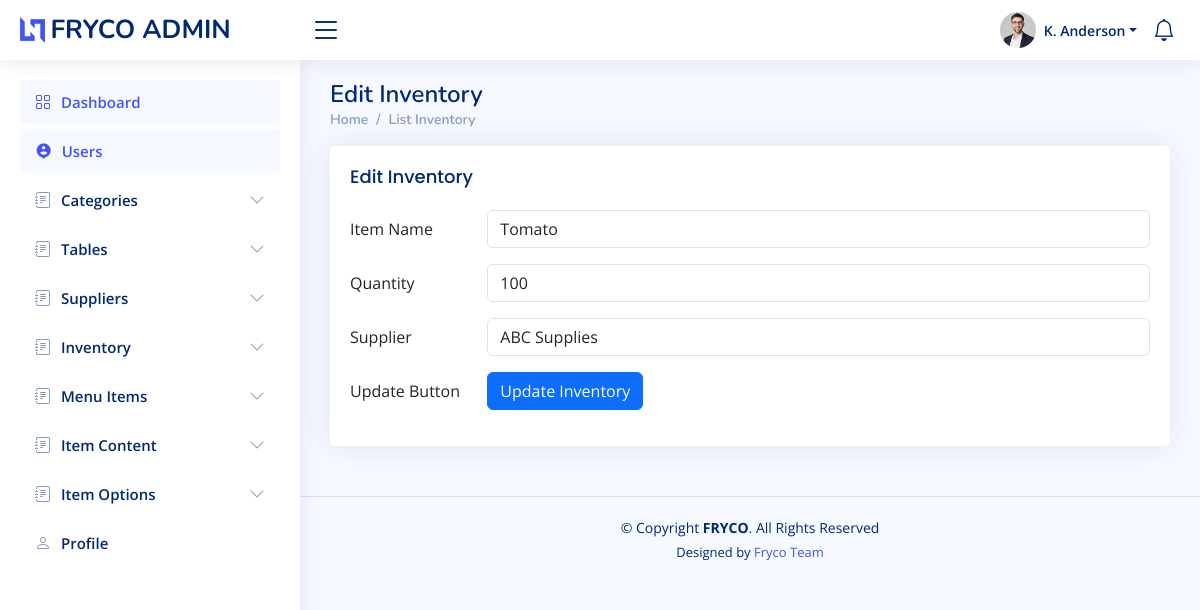
/views/staff/editinventory.php?edit=1, run on the app's committed database.
### tables this page shows
CREATE TABLE `inventory` (
    id INT PRIMARY KEY AUTO_INCREMENT,
    item_name VARCHAR(255) NOT NULL,
    quantity INT NOT NULL CHECK (quantity >= 0),
    supplier_id INT,
    last_updated TIMESTAMP DEFAULT CURRENT_TIMESTAMP ON UPDATE CURRENT_TIMESTAMP,
    FOREIGN KEY (supplier_id) REFERENCES suppliers(id) ON DELETE SET NULL
);

CREATE TABLE `suppliers` (
    id INT PRIMARY KEY AUTO_INCREMENT,
    supplier_name VARCHAR(255) NOT NULL,
    email VARCHAR(255) NOT NULL UNIQUE,
    phone VARCHAR(20) NOT NULL,
    created_at TIMESTAMP DEFAULT CURRENT_TIMESTAMP
);

### controllers/InventoryController.php (called while the page is built, shortened)
<?php
require_once '../../models/Inventory.php';
require_once '../../config/db.php';
class InventoryController {
    private $inventory;
    public function __construct() {
        $database = new Database();
        $this->db = $database->connect();
        $this->inventory = new Inventory($this->db);
    }
    public function selectOne($id) {
        return $this->inventory->selectOne($id);
    }
}
?>

### config/db.php (called while the page is built, shortened)
<?php
class Database {
    private $host = "localhost";
    private $db_name = "fryco";
    private $username = "mk";
    private $password = "221999@mk";
    public function connect() {
        $this->conn = null;
        try {
            $dsn = "mysql:host=" . $this->host . ";port=" . ";dbname=" . $this->db_name;
            $this->conn = new PDO($dsn, $this->username, $this->password);
            $this->conn->setAttribute(PDO::ATTR_ERRMODE, PDO::ERRMODE_EXCEPTION);
        } catch (PDOException $exception) {
            die("Database connection error: " . $exception->getMessage());
        }
        return $this->conn;
    }
}
?>

### models/Inventory.php (called while the page is built, shortened)
<?php
class Inventory {
    private $conn;
    public function __construct($db) {
        $this->conn = $db;
    }
    public function selectOne($id) {
        $selectQuery = "
            SELECT inventory.*, suppliers.supplier_name
            FROM inventory
            LEFT JOIN suppliers ON inventory.supplier_id = suppliers.id
            WHERE inventory.id = :id
        ";
        $stmt = $this->conn->prepare($selectQuery);
        $stmt->bindParam(':id', $id, PDO::PARAM_INT);
        $stmt->execute();
        return $stmt->fetch(PDO::FETCH_ASSOC);
    }
}
?>

### controllers/SupplierController.php (called while the page is built, shortened)
<?php
require_once '../../models/Supplier.php';
require_once '../../config/db.php';
class SupplierController {
    private $supplier;
    public function __construct() {
        $database = new Database();
        $this->db = $database->connect();
        $this->supplier = new Supplier($this->db);
    }
    public function select() {
        return $this->supplier->select();
    }
}
?>

### models/Supplier.php (called while the page is built, shortened)
<?php
class Supplier {
    private $conn;
    public function __construct($db) {
        $this->conn = $db;
    }
    public function select() {
        $selectQuery = "SELECT * FROM suppliers";
        $stmt = $this->conn->prepare($selectQuery);
        $stmt->execute();
        return $stmt->fetchAll(PDO::FETCH_ASSOC);
    }
}
?>

### views/staff/editinventory.php (the view, shortened to what this page needs)
<?php
require_once "shared/navbar.php";
require_once '../../controllers/InventoryController.php';
require_once '../../controllers/SupplierController.php';
$item_name = '';
$quantity = '';
$supplier_id = '';
if (isset($_GET['edit'])) {
    $id = $_GET['edit'];
    $inventoryController = new InventoryController();
    $item = $inventoryController->selectOne($id);
    if ($item) {
        $item_name = $item['item_name'];
        $quantity = $item['quantity'];
        $supplier_id = $item['supplier_id'];
    }
}
$supplierController = new SupplierController();
$suppliers = $supplierController->select();
?>
<main id="main" class="main">
    <div class="pagetitle">
        <h1>Edit Inventory</h1>
        <nav>
            <ol class="breadcrumb">
                <li class="breadcrumb-item"><a href="dashboard.php">Home</a></li>
                <li class="breadcrumb-item active"><a href="listinventory.php">List Inventory</a></li>
            </ol>
        </nav>
    </div>
    <section class="section">
        <div class="row">
            <div class="col-lg-12">
                <div class="card">
                    <div class="card-body">
                        <h5 class="card-title">Edit Inventory</h5>
                        <form method="POST">
                            <div class="row mb-3">
                                <label for="item_name" class="col-sm-2 col-form-label">Item Name</label>
                                <div class="col-sm-10">
                                    <input type="text" class="form-control" name="item_name" value="<?= $item_name; ?>" required>
                                </div>
                            </div>
                            <div class="row mb-3">
                                <label for="quantity" class="col-sm-2 col-form-label">Quantity</label>
                                <div class="col-sm-10">
                                    <input type="number" class="form-control" name="quantity" value="<?= $quantity; ?>" required>
                                </div>
                            </div>
                            <div class="row mb-3">
                                <label for="supplier_id" class="col-sm-2 col-form-label">Supplier</label>
                                <div class="col-sm-10">
                                    <select class="form-control" name="supplier_id" required>
                                        <?php foreach ($suppliers as $supplier): ?>
                                            <option value="<?= $supplier['id'] ?>" <?= $supplier['id'] == $supplier_id ? 'selected' : ''; ?>>
                                                <?= $supplier['supplier_name'] ?>
                                            </option>
                                        <?php endforeach; ?>
                                    </select>
                                </div>
                            </div>
                            <div class="row mb-3">
                                <label class="col-sm-2 col-form-label">Update Button</label>
                                <div class="col-sm-10">
                                    <button type="submit" class="btn btn-primary" name="submit">Update Inventory</button>
                                </div>
                            </div>
                        </form>
                    </div>
                </div>
            </div>
        </div>
    </section>
</main>
<?php
require_once "shared/footer.php";
?>

### views/staff/assets/css/style.css (style rules this page uses)
:root { scroll-behavior: smooth; }
body { font-family: "Open Sans", sans-serif; background: #f6f9ff; color: #444444; }
a { color: #4154f1; text-decoration: none; }
h1, h2, h3, h4, h5, h6 { font-family: "Nunito", sans-serif; }
#main { margin-top: 60px; padding: 20px 30px; transition: all 0.3s; }
.pagetitle { margin-bottom: 10px; }
.pagetitle h1 { font-size: 24px; margin-bottom: 0; font-weight: 600; color: #012970; }
.card { margin-bottom: 30px; border: none; border-radius: 5px; box-shadow: 0px 0 30px rgba(1, 41, 112, 0.1); }
.card-title { padding: 20px 0 15px 0; font-size: 18px; font-weight: 500; color: #012970; font-family: "Poppins", sans-serif; }
.card-body { padding: 0 20px 20px 20px; }
.breadcrumb { font-size: 14px; font-family: "Nunito", sans-serif; color: #899bbd; font-weight: 600; }
.breadcrumb a { color: #899bbd; transition: 0.3s; }
.breadcrumb .breadcrumb-item::before { color: #899bbd; }
.breadcrumb .active { color: #51678f; font-weight: 600; }
@media (min-width: 1200px) { #main, #footer { margin-left: 300px; } }

### data on the page
inventory: item_name "Tomato", quantity "100", supplier_id "ABC Supplies"
